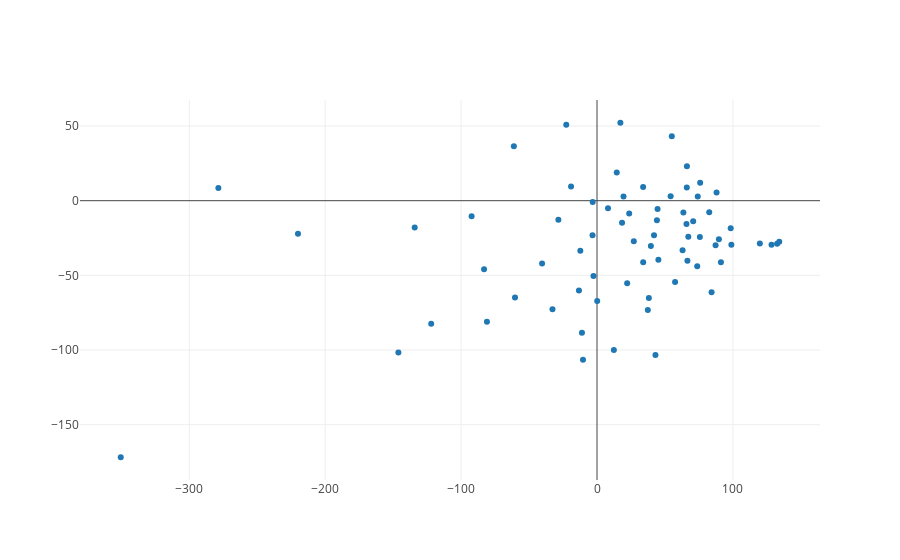

Source (notebook cell):
### Code cell
data = [Scatter(
    x = new_xs,
    y = new_ys,
    mode = 'markers',
    text = new_names
               )]
fig = Figure(data=data)
plot(fig, filename='clean-2d-scatter.html')
iplot(fig)

### Figure 1 — Plotly figure (JSON) as saved in the notebook; plotly's stock layout.template omitted (floating-point values rounded to 4 significant figures)
{"data": [{"mode": "markers", "text": ["柯創盛議員", "陳健波議員", "毛孟靜議員", "譚文豪議員", "梁志祥議員", "石禮謙議員", "田北辰議員", "李國麟議員", "張超雄議員", "梁美芬議員", "梁君彥議員", "何啟明議員", "邵家輝議員", "陳克勤議員", "潘兆平議員", "馬逢國議員", "姚思榮議員", "姚松炎議員", "黃碧雲議員", "朱凱廸議員", "鄭松泰議員", "謝偉俊議員", "陸頌雄議員", "葛珮帆議員", "梁耀忠議員", "吳永嘉議員", "胡志偉議員", "陳志全議員", "容海恩議員", "梁頌恆議員", "張宇人議員", "鍾國斌議員", "鄺俊宇議員", "黃國健議員", "葉建源議員", "劉小麗議員", "周浩鼎議員", "李慧琼議員", "郭偉強議員", "郭家麒議員", "梁繼昌議員", "陳恒鑌議員", "黃定光議員", "張華峰議員", "羅冠聰議員", "郭榮鏗議員", "林卓廷議員", "盧偉國議員", "易志明議員", "葉劉淑儀議員", "蔣麗芸議員", "涂謹申議員", "劉國勳議員", "廖長江議員", "莫乃光議員", "陳振英議員", "陳沛然議員", "許智峯議員", "林健鋒議員", "梁國雄議員", "何君堯議員", "劉業強議員", "張國鈞議員", "邵家臻議員", "楊岳橋議員", "陳淑莊議員", "何俊賢議員", "尹兆堅議員", "游蕙禎議員", "麥美娟議員"], "type": "scatter", "x": [18.43, 74.13, 43.01, 19.52, 44.09, 119.8, 62.97, 91.19, -92.27, -10.31, 134.1, 41.96, -3.296, -12.27, 87.99, 70.77, 67.18, 17.22, -13.28, -19.11, 37.38, -60.35, 27.07, 22.19, -134.1, 98.38, 12.41, -278.6, 63.55, 128.4, 54.19, 73.74, 23.69, 98.87, 33.99, -11.07, -80.98, -122.0, 8.09, -220.0, -32.75, -3.157, 66.07, 87.25, -61.17, 84.31, -40.41, -22.61, 55.04, 89.69, 39.62, -2.574, 38.16, 66.52, 0.145, 82.58, 75.91, 44.56, 75.68, -350.4, 57.45, 65.83, 45.16, 14.53, -146.1, -28.42, 66.17, -83.1, 132.5, 33.94], "y": [-14.78, 2.835, -103.3, 2.889, -13.04, -28.7, -33.11, -41.19, -10.34, -106.5, -27.53, -23.13, -23.2, -33.49, 5.523, -13.73, -24.22, 52.2, -60.12, 9.511, -73.15, -64.75, -27.23, -55.25, -17.98, -18.42, -99.99, 8.51, -7.917, -29.56, 2.962, -43.92, -8.63, -29.43, -41.15, -88.46, -81.0, -82.37, -5.002, -22.12, -72.68, -0.8012, 8.853, -29.81, 36.42, -61.33, -42.05, 50.91, 43.15, -25.82, -30.35, -50.49, -65.16, -40.19, -67.17, -7.659, 12.0, -5.588, -24.37, -171.8, -54.53, -15.64, -39.52, 18.82, -101.7, -12.79, 23.09, -45.94, -28.91, 9.222]}], "layout": {}}
